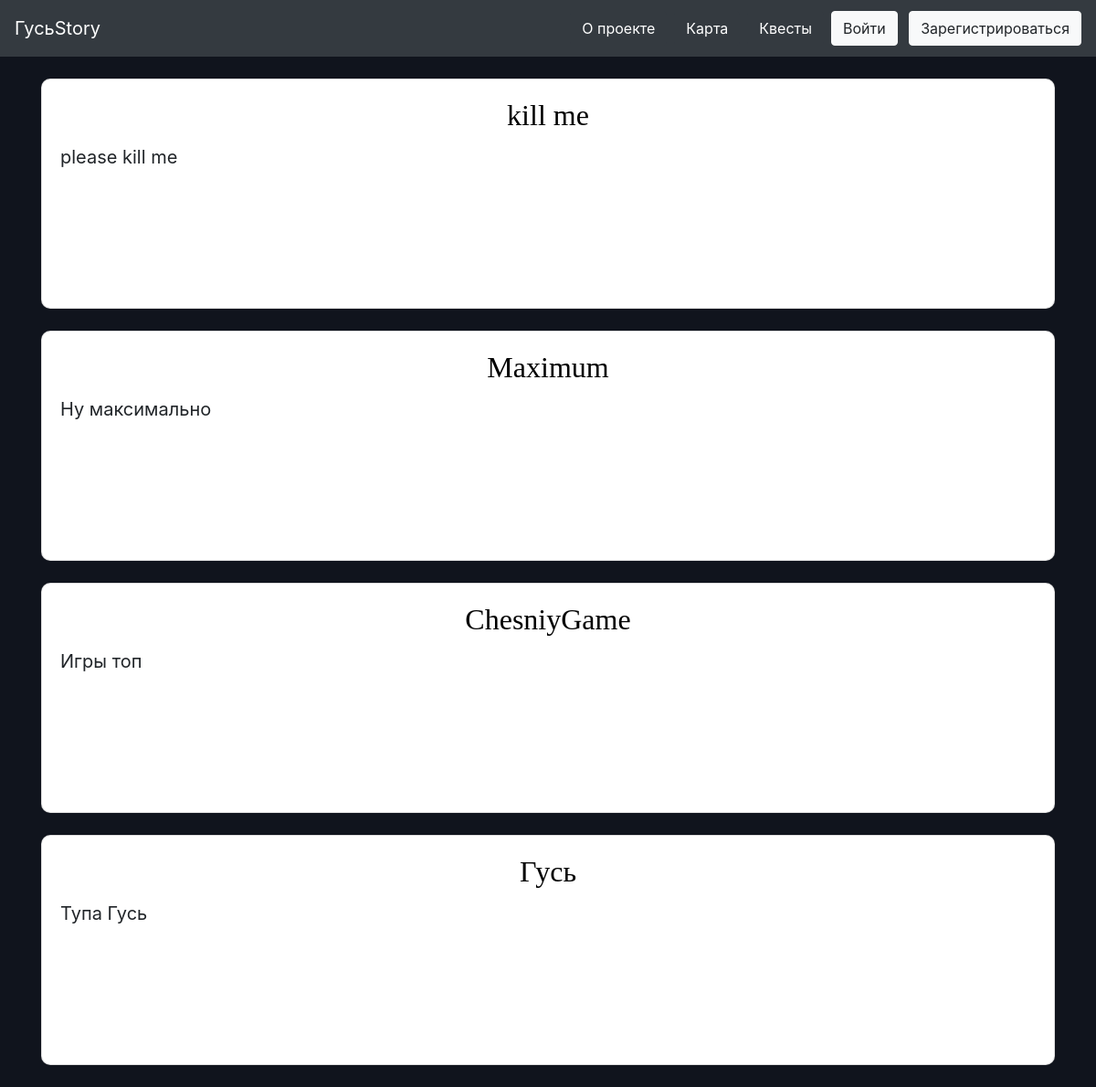
The app's page /quests, older data.
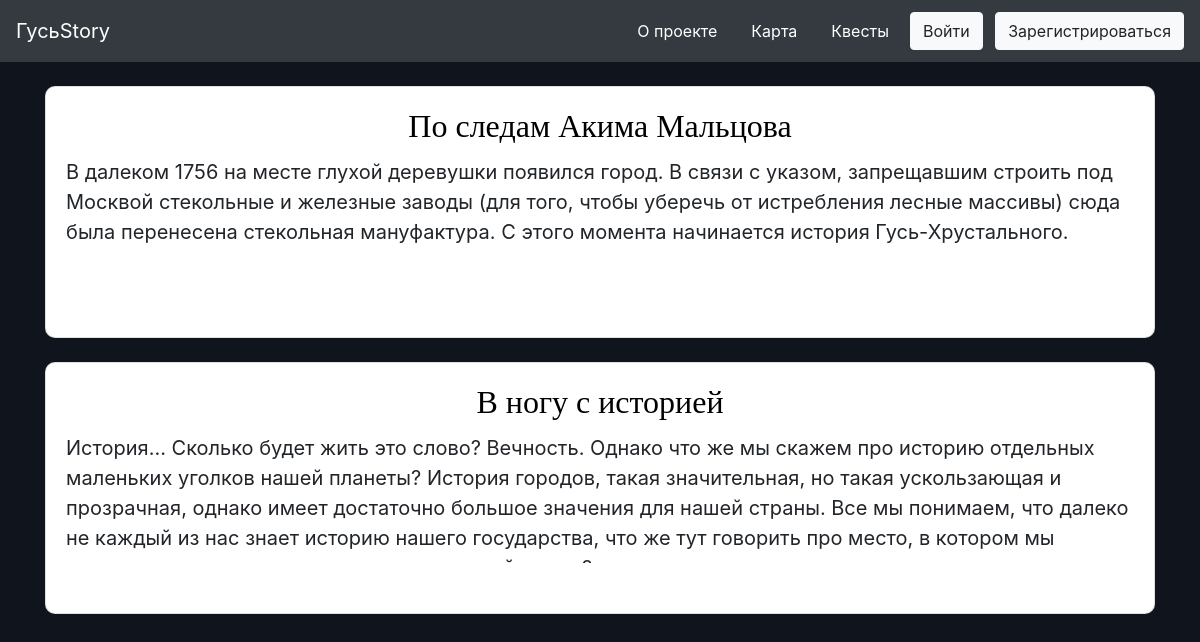
The same page, newer data.
### data/quests.py (models this page shows)
class Quests(SqlAlchemyBase, SerializerMixin, UserMixin):
    __tablename__ = 'quests'
    id = sqlalchemy.Column(sqlalchemy.Integer, primary_key=True, autoincrement=True)
    name = sqlalchemy.Column(sqlalchemy.String, nullable=True)
    points = sqlalchemy.Column(sqlalchemy.TEXT, nullable=True)
    questions = sqlalchemy.Column(sqlalchemy.TEXT, default="")
    answer = sqlalchemy.Column(sqlalchemy.TEXT, default="")

### __init__.py (the view)
@app.route('/quests')
def gus_quests():
    sessions = db_session.create_session()
    admin = 1
    quest = sessions.query(quests.Quests)
    return render_template("quests.html", quests=quest, admin=admin)

### data/db_session.py (called while the page is built)
def create_session() -> Session:
    global __factory
    return __factory()

### templates/quests.html (shortened to what this page needs)
{% extends "base.html" %}
{% block content %}
<div class="container mt-4">
    {% if admin == 0 %}
    <div class= "row" align="center">
            <div class= "card mb-4" style= "width: 100%; border-radius: 10px;">
                <div class= "card-body" style= "min-height: 250px">
                    <h5 class="card-title" style="margin: auto">Находится в разработке...&#x1F6E0;</h5>
                </div>
            </div>
    </div>
    {% else %}
    <div class="row">
        {% for quest in quests %}
        <div class="col-xl-12 col-lg-12 col-sm-12 col-xs-12">
            <div class="card mb-4" style="width: 100%; border-radius: 10px;">
                <div class="card-body" style="min-height: 250px">
                    <h2 class="card-title" align="center">{{quest.name}}</h2>
                    <p class="rita_byaka" style="overflow-y: auto; height: 130px; font-size: 20px;">
                        {{ quest.points }}
                    </p>
                </div>
            </div>
        </div>
        {% endfor %}
    </div>
    {% endif %}
</div>
{% endblock %}

### templates/base.html (shortened to what this page needs)
<!DOCTYPE html>
<html lang="ru">
<head>
    <link rel="stylesheet" type="text/css" href="../static/css/style.css">
    <link rel="stylesheet"
          href="https://cdn.jsdelivr.net/npm/bootstrap@4.5.3/dist/css/bootstrap.min.css"
>
</head>
<body style="background-color: #10141D;">
<div>
    <nav class="navbar navbar-expand-lg sticky-top navbar-dark bg-dark">
        <a class="navbar-brand" href="/"> ГусьStory </a>
        <div class="collapse navbar-collapse" id="navbarSupportedContent">
            <a class="btn btn-dark mr-2 mt-1 mb-1" href="/about_project"> О проекте </a>
            <a class="btn btn-dark mr-2 mt-1 mb-1" href="/maps"> Карта </a>
            <a class="btn btn-dark mr-2 mt-1 mb-1" href="/quests"> Квесты </a>
            {% if not current_user.is_authenticated %}
            <div class="mt-1 mb-1">
                <a class="btn btn-light mr-2" href="/login"> Войти </a>
                <a class="btn btn-light" href="/register"> Зарегистрироваться </a>
            </div>
            {% else %}
            <a class="btn btn-light" href="/profile"> Личный кабинет </a>
            {% endif %}
        </div>
    </nav>
    <div>
        {% block content %}
        {% endblock %}
    </div>
</div>
</body>
</html>

### static/css/style.css (style rules this page uses)
h2 { color: #000; font-family: ‘Times New Roman’, serif; font-size: 45px; font-weight: normal; line-height: 48px; margin: 0; }

Row changes from the older to the newer data that the page shows:
removed Quests: name "kill me", points "please kill me"
removed Quests: name "Maximum", points "Ну максимально"
removed Quests: name "ChesniyGame", points "Игры топ"
removed Quests: name "Гусь", points "Тупа Гусь"
added Quests: name "По следам Акима Мальцова", points "В далеком 1756 на месте глухой деревушки появился город. В связи с указом, запрещавшим строить под Москвой стекольные и железные заводы (для того, чтобы уберечь от истребления лесные массивы) сюда была перенесена стекольная мануфактура. С этого момента начинается история Гусь-Хрустального."
added Quests: name "В ногу с историей", points "История... Сколько будет жить это слово? Вечность. Однако что же мы скажем про историю отдельных маленьких уголков нашей планеты? История городов, такая значительная, но такая ускользающая и прозрачная, однако имеет достаточно большое значения для нашей страны. Все мы понимаем, что далеко не каждый из нас знает историю нашего государства, что же тут говорить про место, в котором мы…"
